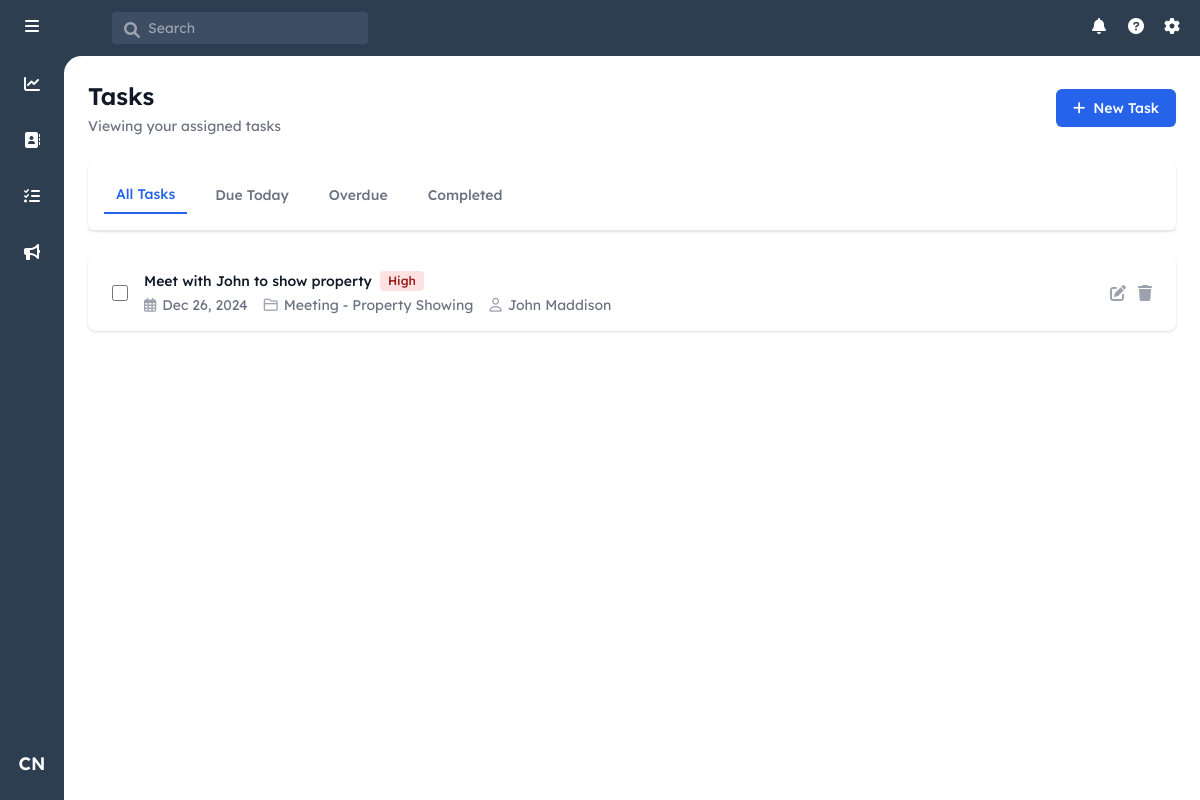
/tasks (signed in), run on an earlier commit of the app's database.
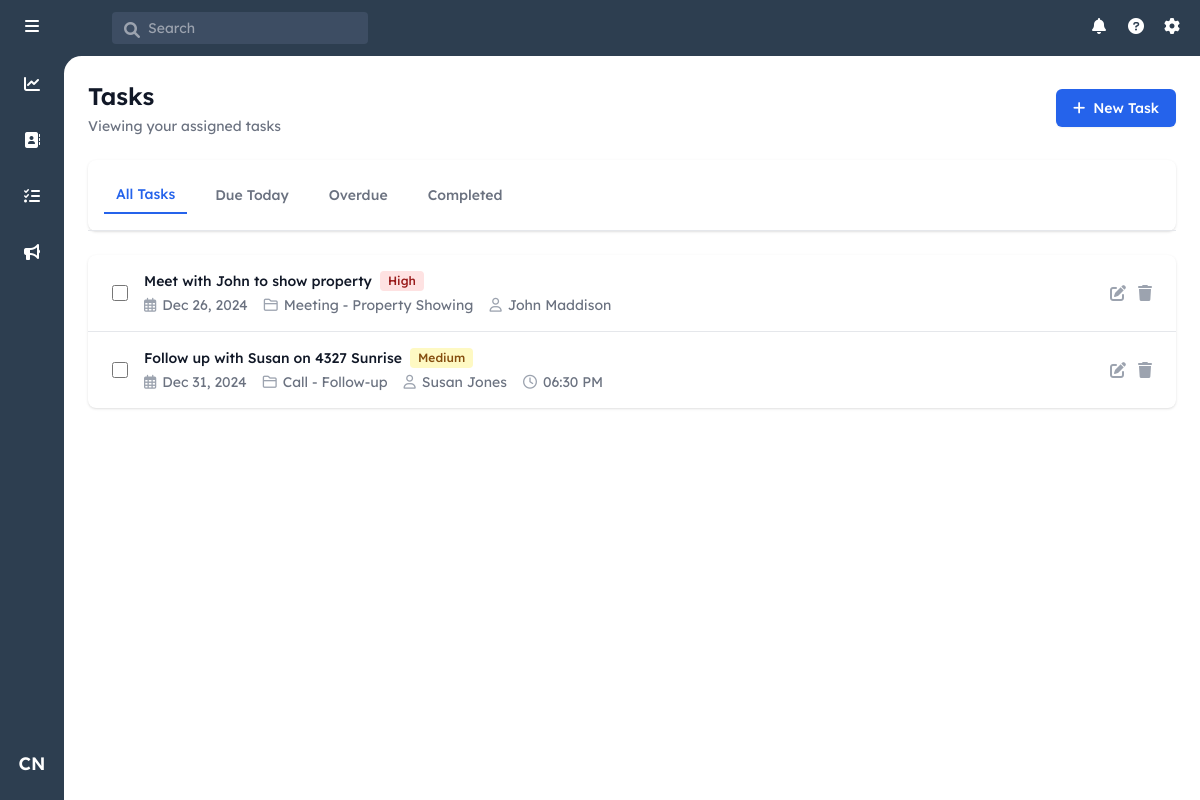
And on a later commit of the database.
### models.py (models this page shows, shortened)
class User(UserMixin, db.Model):
    id = db.Column(db.Integer, primary_key=True)
    username = db.Column(db.String(80), unique=True, nullable=False)
    email = db.Column(db.String(120), unique=True, nullable=False)
    password_hash = db.Column(db.String(128))
    first_name = db.Column(db.String(80), nullable=False)
    last_name = db.Column(db.String(80), nullable=False)
    role = db.Column(db.String(20), nullable=False, default='agent')
    created_at = db.Column(db.DateTime, nullable=False, default=datetime.utcnow)
    last_login = db.Column(db.DateTime)

class Task(db.Model):
    id = db.Column(db.Integer, primary_key=True)
    contact_id = db.Column(db.Integer, db.ForeignKey('contact.id'), nullable=False)
    assigned_to_id = db.Column(db.Integer, db.ForeignKey('user.id'), nullable=False)
    created_by_id = db.Column(db.Integer, db.ForeignKey('user.id'), nullable=False)
    type_id = db.Column(db.Integer, db.ForeignKey('task_type.id'), nullable=False)
    subtype_id = db.Column(db.Integer, db.ForeignKey('task_subtype.id'), nullable=False)
    subject = db.Column(db.String(200), nullable=False)
    description = db.Column(db.Text)
    priority = db.Column(db.String(20), nullable=False, default='medium')  # low, medium, high
    status = db.Column(db.String(20), nullable=False, default='pending')  # pending, completed, cancelled
    outcome = db.Column(db.Text)  # Notes about what happened when task was completed
    created_at = db.Column(db.DateTime, nullable=False, default=datetime.utcnow)
    due_date = db.Column(db.DateTime, nullable=False)
    completed_at = db.Column(db.DateTime)
    property_address = db.Column(db.String(200))  # If task is related to specific property
    scheduled_time = db.Column(db.DateTime)  # For meetings/showings
    reminder_sent = db.Column(db.Boolean, default=False)
    contact = db.relationship('Contact', backref=db.backref('tasks', lazy=True))
    assigned_to = db.relationship('User', foreign_keys=[assigned_to_id], backref='assigned_tasks')
    created_by = db.relationship('User', foreign_keys=[created_by_id], backref='created_tasks')
    task_type = db.relationship('TaskType')
    task_subtype = db.relationship('TaskSubtype')

class TaskType(db.Model):
    id = db.Column(db.Integer, primary_key=True)
    name = db.Column(db.String(50), nullable=False)  # e.g., 'Call', 'Email', 'Meeting', 'Showing', 'Follow-up'
    sort_order = db.Column(db.Integer, nullable=False)
    subtypes = db.relationship('TaskSubtype', backref='task_type', lazy=True)

class TaskSubtype(db.Model):
    id = db.Column(db.Integer, primary_key=True)
    task_type_id = db.Column(db.Integer, db.ForeignKey('task_type.id'), nullable=False)
    name = db.Column(db.String(50), nullable=False)  # e.g., for Call: 'Check-in', 'Schedule Showing', 'Discuss Offer'
    sort_order = db.Column(db.Integer, nullable=False)

class Contact(db.Model):
    id = db.Column(db.Integer, primary_key=True)
    user_id = db.Column(db.Integer, db.ForeignKey('user.id'), nullable=False)
    first_name = db.Column(db.String(80), nullable=False)
    last_name = db.Column(db.String(80), nullable=False)
    email = db.Column(db.String(120))
    phone = db.Column(db.String(20))
    street_address = db.Column(db.String(200))
    city = db.Column(db.String(100))
    state = db.Column(db.String(50))
    zip_code = db.Column(db.String(20))
    notes = db.Column(db.Text)
    created_at = db.Column(db.DateTime, nullable=False, default=datetime.utcnow)
    updated_at = db.Column(db.DateTime, nullable=False, default=datetime.utcnow,
                          onupdate=datetime.utcnow)
    potential_commission = db.Column(db.Numeric(10, 2), nullable=False, default=5000.00)
    owner = db.relationship('User', backref=db.backref('contacts', lazy=True))
    groups = db.relationship('ContactGroup',
                           secondary=contact_groups,
                           back_populates='contacts',
                           lazy='joined')

### app.py (the view)
    @app.route('/tasks')
    @login_required
    def tasks():
        view = request.args.get('view', 'my')
        if current_user.role != 'admin':
            show_all = False
            tasks = Task.query.filter_by(assigned_to_id=current_user.id).all()
        else:
            show_all = view == 'all'
            if show_all:
                tasks = Task.query.all()
            else:
                tasks = Task.query.filter_by(assigned_to_id=current_user.id).all()
        return render_template('tasks.html', tasks=tasks, show_all=show_all)

### templates/tasks.html (shortened to what this page needs)
{% extends "base.html" %}
{% block content %}
<div class="p-6">
    <div class="flex justify-between items-center mb-6">
        <div>
            <h1 class="text-2xl font-semibold text-gray-900">Tasks</h1>
            <p class="text-sm text-gray-500 mt-1">
                {% if show_all %}
                Viewing all tasks across the organization
                {% else %}
                Viewing your assigned tasks
                {% endif %}
            </p>
        </div>
        <div class="flex space-x-3">
            <a href="{{ url_for('create_task') }}"
               class="inline-flex items-center px-4 py-2 border border-transparent text-sm font-medium rounded-md shadow-sm text-white bg-blue-600 hover:bg-blue-700 focus:outline-none focus:ring-2 focus:ring-offset-2 focus:ring-blue-500">
                <i class="fas fa-plus mr-2"></i>
                New Task
            </a>
        </div>
    </div>
    <div class="bg-white rounded-lg shadow mb-6">
        <div class="p-4 border-b border-gray-200">
            <div class="flex space-x-4">
                <button class="px-3 py-2 text-sm font-medium text-blue-600 border-b-2 border-blue-600">
                    All Tasks
                </button>
                <button class="px-3 py-2 text-sm font-medium text-gray-500 hover:text-gray-700">
                    Due Today
                </button>
                <button class="px-3 py-2 text-sm font-medium text-gray-500 hover:text-gray-700">
                    Overdue
                </button>
                <button class="px-3 py-2 text-sm font-medium text-gray-500 hover:text-gray-700">
                    Completed
                </button>
            </div>
        </div>
    </div>
    <div class="bg-white rounded-lg shadow overflow-hidden">
        {% if tasks %}
        <ul class="divide-y divide-gray-200">
            {% for task in tasks %}
            <li class="hover:bg-gray-50">
                <div class="px-6 py-4">
                    <div class="flex items-center justify-between">
                        <div class="flex items-center space-x-4 flex-1">
                            <input type="checkbox"
                                   class="h-4 w-4 text-blue-600 rounded border-gray-300 focus:ring-blue-500"
                                   onchange="updateTaskStatus({{ task.id }}, this.checked)">
                            <div class="flex-1 min-w-0">
                                <div class="flex items-center space-x-2">
                                    <span class="text-sm font-medium text-gray-900 truncate">
                                        <a href="{{ url_for('view_task', task_id=task.id) }}" class="hover:text-blue-600">
                                            {{ task.subject }}
                                        </a>
                                    </span>
                                    <span class="inline-flex items-center px-2 py-0.5 rounded text-xs font-medium
                                        {% if task.priority == 'high' %}
                                            bg-red-100 text-red-800
                                        {% elif task.priority == 'medium' %}
                                            bg-yellow-100 text-yellow-800
                                        {% else %}
                                            bg-green-100 text-green-800
                                        {% endif %}">
                                        {{ task.priority|capitalize }}
                                    </span>
                                </div>
                                <div class="mt-1 flex items-center space-x-4 text-sm text-gray-500">
                                    <div class="flex items-center">
                                        <i class="far fa-calendar-alt mr-1.5 text-gray-400"></i>
                                        {{ task.due_date.strftime('%b %d, %Y') }}
                                    </div>
                                    <div class="flex items-center">
                                        <i class="far fa-folder mr-1.5 text-gray-400"></i>
                                        {{ task.task_type.name }} - {{ task.task_subtype.name }}
                                    </div>
                                    {% if task.contact %}
                                    <div class="flex items-center">
                                        <i class="far fa-user mr-1.5 text-gray-400"></i>
                                        {{ task.contact.first_name }} {{ task.contact.last_name }}
                                    </div>
                                    {% endif %}
                                    {% if task.scheduled_time %}
                                    <div class="flex items-center">
                                        <i class="far fa-clock mr-1.5 text-gray-400"></i>
                                        {{ task.scheduled_time.strftime('%I:%M %p') }}
                                    </div>
                                    {% endif %}
                                </div>
                            </div>
                        </div>
                        <div class="flex items-center space-x-6 ml-4">
                            <div class="flex items-center space-x-3">
                                <button onclick="window.location.href='{{ url_for('edit_task', task_id=task.id) }}'"
                                        class="text-gray-400 hover:text-gray-500">
                                    <i class="fas fa-edit"></i>
                                </button>
                                <button onclick="deleteTask({{ task.id }})"
                                        class="text-gray-400 hover:text-red-500">
                                    <i class="fas fa-trash"></i>
                                </button>
                            </div>
                        </div>
                    </div>
                </div>
            </li>
            {% endfor %}
        </ul>
        {% else %}
        <div class="p-6 text-center">
            <div class="text-gray-500">No tasks found</div>
        </div>
        {% endif %}
    </div>
</div>
{% endblock %}

### templates/base.html (shortened to what this page needs)
<!DOCTYPE html>
<html lang="en">
<head>
    <script src="https://cdn.tailwindcss.com"></script>
    <link rel="stylesheet" href="https://cdnjs.cloudflare.com/ajax/libs/font-awesome/6.0.0/css/all.min.css">
</head>
<body class="h-screen flex flex-col bg-[#2d3e50]">
<header class="text-white h-14 flex items-center justify-between">
    <div class="flex items-center space-x-12">
        <div class="w-16 flex justify-center pl-1.5">
            <i class="fas fa-bars h-5 w-5"></i>
        </div>
        <div class="relative">
            <i class="fas fa-search h-4 w-4 absolute left-3 top-2.5 text-gray-400"></i>
            <input
                type="text"
                placeholder="Search"
                class="bg-[#3d4d63] text-sm rounded pl-9 pr-4 py-1.5 w-64 focus:outline-none"
            >
        </div>
    </div>
    <div class="flex items-center space-x-4 pr-4 relative">
        <i class="fas fa-bell h-5 w-5"></i>
        <i class="fas fa-question-circle h-5 w-5"></i>
        <i class="fas fa-cog h-5 w-5"></i>
    </div>
</header>
<div class="flex flex-1 overflow-hidden relative">
    <aside class="w-16 flex flex-col items-center py-4 z-10">
        <div class="relative group mb-8">
            <a href="{{ url_for('dashboard') }}" class="p-2.5 rounded-lg hover:bg-[#3d4d63]">
                <i class="fas fa-chart-line text-white"></i>
            </a>
        </div>
        <div class="relative group mb-8">
            <a href="{{ url_for('index') }}" class="p-2.5 rounded-lg hover:bg-[#3d4d63]">
                <i class="fas fa-address-book text-white"></i>
            </a>
        </div>
        <div class="relative group mb-8">
            <a href="{{ url_for('tasks') }}" class="p-2.5 rounded-lg hover:bg-[#3d4d63]">
                <i class="fas fa-tasks text-white"></i>
            </a>
        </div>
        <div class="relative group mb-8">
            <a href="#" class="p-2.5 rounded-lg hover:bg-[#3d4d63]">
                <i class="fas fa-bullhorn text-white"></i>
            </a>
        </div>
        {% if current_user.is_authenticated %}
            <div class="relative group">
                <button
                    id="userIcon"
                    class="w-10 h-10 rounded-full hover:bg-[#3d4d63] text-white flex items-center justify-center text-lg font-semibold transition-colors duration-200"
                >
                    {{ current_user.first_name[0] }}{{ current_user.last_name[0] }}
                </button>
            </div>
        {% endif %}
    </aside>
    <main class="flex-1 overflow-auto bg-white absolute inset-0 ml-16 rounded-tl-[1.1rem]">
        {% block content %}{% endblock %}
    </main>
</div>
</body>
</html>

### templates/base.html (style rules this page uses)
body { font-family: "Lexend Deca", Helvetica, Arial, sans-serif; }

What changed in the data, as far as the page shows it:
added Task: subject "Follow up with Susan on 4327 Sunrise", priority "Medium", due_date "Dec 31, 2024", task_type.name "Call", task_subtype.name "Follow-up", contact.first_name "Susan", contact.last_name "Jones", scheduled_time "06:30 PM"
